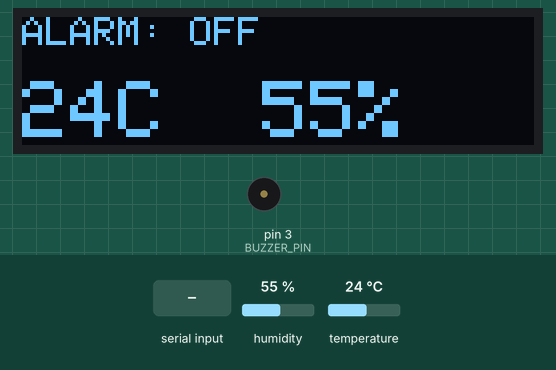
Simulated run of this sketch. Board: Arduino Uno, built with avr-gcc and run on an emulated ATmega328P. Shown: 128×32 one-colour display, buzzer (waves = sounding, pin HIGH). Inputs (shaded band) come from the test bench; at power-on: humidity 55 %, temperature 24 °C. What the sketch prints to the serial monitor is not drawn.

Above: at 2.6 s.
2.7 s: "1" received over the second serial link
At 4.1 s:
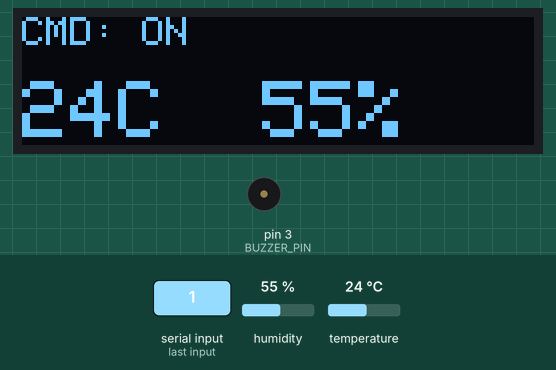
7.5 s: humidity set to 74 %
At 11.2 s:
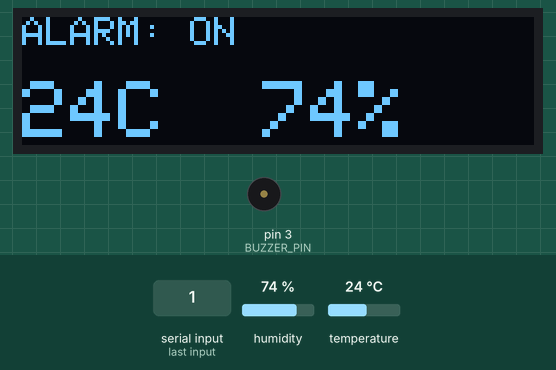
11.5 s: humidity set to 77 %
At 14.25 s:
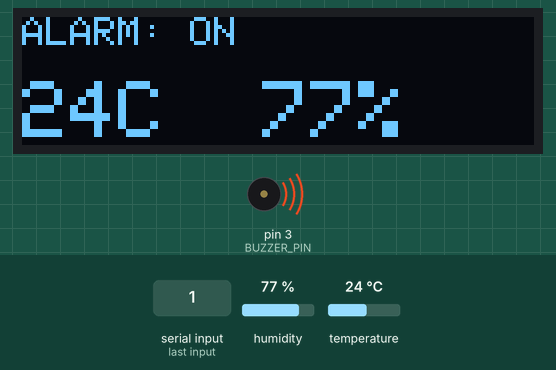
16.1 s: "0" received over the second serial link
At 16.7 s:
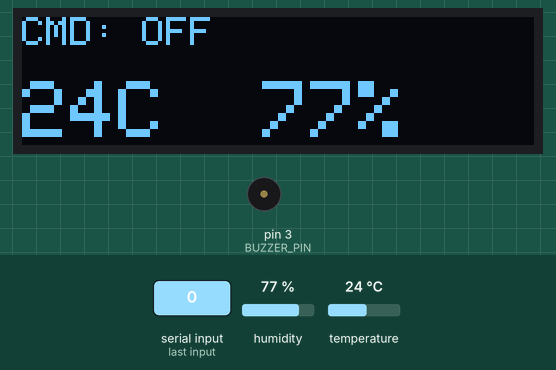
21.5 s: "2" received over the second serial link
At 22.0 s:
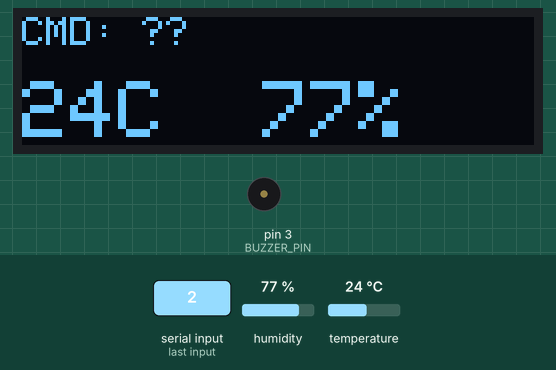
25.5 s: "1" received over the second serial link
At 25.76 s:
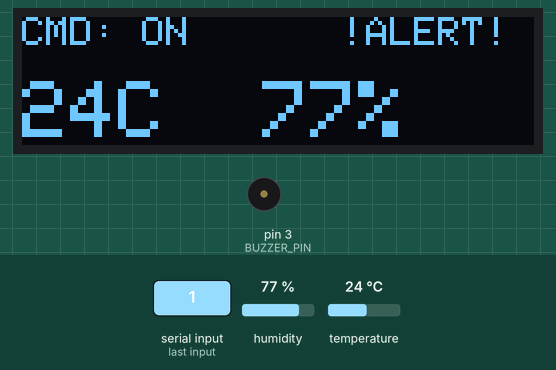
Timing chart, 0 to 28.2 s (numbered marks = the images above; inputs shaded):
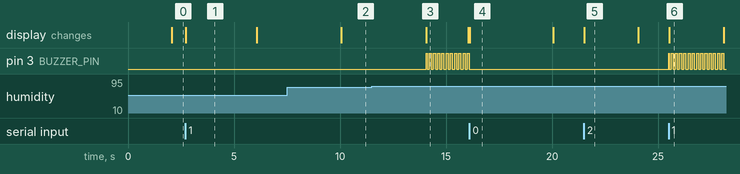

Measured:
- the behaviour switches between 75 and 76 % on humidity (found by bisection; images 2 and 3)
- after the input at 2.7 s, the display: changes at once (image 1)
- after the input at 7.5 s, the display: changes after 2.6 s (image 2)
- after the input at 11.5 s, pin 3 (BUZZER_PIN): LOW → HIGH after 2.6 s, then repeats every 0.20 s: LOW 0.10 s, HIGH 0.10 s; the display: changes after 2.6 s (image 3)
- after the input at 16.1 s, pin 3 (BUZZER_PIN): goes on until 16.1 s, then stays LOW; the display: changes at once (image 4)
- after the input at 21.5 s, the display: changes at once (image 5)
- after the input at 25.5 s, pin 3 (BUZZER_PIN): LOW → HIGH at once, then repeats every 0.19 s: LOW 0.09 s, HIGH 0.09 s; the display: changes at once (image 6)

The sketch:

Vkr.ino
```cpp
/*
 * Arduino Climate Control & Security (Final Version with DEBUG)
 * DHT11 + OLED 128x32 + Active Buzzer + HC-06
 * Добавлена диагностика команд на экран
 */

#include <SPI.h>
#include <Wire.h>
#include <Adafruit_GFX.h>
#include <Adafruit_SSD1306.h>
#include <DHT.h>
#include <SoftwareSerial.h>

// --- Настройки дисплея ---
#define SCREEN_WIDTH 128
#define SCREEN_HEIGHT 32
#define OLED_RESET    -1
Adafruit_SSD1306 display(SCREEN_WIDTH, SCREEN_HEIGHT, &Wire, OLED_RESET);

// --- Настройки Пинов ---
#define DHTPIN 2
#define DHTTYPE DHT11
#define BUZZER_PIN 3

// --- Bluetooth ---
// ВАЖНО: HC-06 TX подключаем к Arduino Pin 10 (Прием команд)
// ВАЖНО: HC-06 RX подключаем к Arduino Pin 11 (Отправка данных)
SoftwareSerial BTSerial(10, 11); // RX, TX

DHT dht(DHTPIN, DHTTYPE);

// --- Логика ---
bool isAlarmSystemOn = false; // По умолчанию выключено
float tempThreshold = 24.0;
float humThreshold = 75.0;

// Переменные для таймера
unsigned long previousMillis = 0;
const long interval = 2000;

// Для отображения отладки на экране
String lastCommandStatus = "";
unsigned long commandTimer = 0;

float h = 0;
float t = 0;

void setup() {
  Serial.begin(9600);
  BTSerial.begin(9600);

  pinMode(BUZZER_PIN, OUTPUT);
  digitalWrite(BUZZER_PIN, LOW);

  dht.begin();

  if(!display.begin(SSD1306_SWITCHCAPVCC, 0x3C)) {
    Serial.println(F("SSD1306 allocation failed"));
    for(;;);
  }

  display.clearDisplay();
  display.setTextSize(1);
  display.setTextColor(SSD1306_WHITE);
  display.setCursor(0,0);
  display.println(F("System Loading..."));
  display.display();
  delay(1000);
}

void loop() {
  unsigned long currentMillis = millis();

  // --- 1. Читаем Bluetooth (ВСЕГДА) ---
  if (BTSerial.available()) {
    char cmd = BTSerial.read();
    Serial.print("Cmd: ");
    Serial.println(cmd);

    // Запускаем таймер показа команды на экране
    commandTimer = millis();

    if (cmd == '1') {
      isAlarmSystemOn = true;
      lastCommandStatus = "CMD: ON"; // Покажем это на экране
    } else if (cmd == '0') {
      isAlarmSystemOn = false;
      digitalWrite(BUZZER_PIN, LOW);
      lastCommandStatus = "CMD: OFF"; // Покажем это на экране
    } else {
      lastCommandStatus = "CMD: ??";
    }
  }

  // --- 2. Логика сигнализации ---
  bool alarmTriggered = false;
  if (isAlarmSystemOn) {
    if (t > tempThreshold || h > humThreshold) {
      alarmTriggered = true;
      if (currentMillis % 200 < 100) {
        digitalWrite(BUZZER_PIN, HIGH);
      } else {
        digitalWrite(BUZZER_PIN, LOW);
      }
    } else {
      digitalWrite(BUZZER_PIN, LOW);
    }
  } else {
    digitalWrite(BUZZER_PIN, LOW);
  }

  // --- 3. Чтение датчика и Экран (Раз в 2 секунды или если пришла команда) ---
  // Мы обновляем экран чаще, если пришла команда, чтобы ты сразу увидел реакцию
  bool showCommandNow = (millis() - commandTimer < 2000 && lastCommandStatus != "");

  if (currentMillis - previousMillis >= interval || showCommandNow) {
    if (currentMillis - previousMillis >= interval) {
        previousMillis = currentMillis;
        float newH = dht.readHumidity();
        float newT = dht.readTemperature();
        if (!isnan(newH) && !isnan(newT)) {
          h = newH;
          t = newT;
          // Отправка на телефон только по таймеру
          String data = "T:" + String(t) + ";H:" + String(h) + ";";
          BTSerial.println(data);
        }
    }

    // --- Рисуем Экран ---
    display.clearDisplay();

    display.setTextSize(1);
    display.setCursor(0,0);

    // Если только что нажали кнопку - показываем команду
    if (showCommandNow) {
        display.print(lastCommandStatus);
    } else {
        // Иначе показываем статус охраны
        if (isAlarmSystemOn) display.print("ALARM: ON");
        else display.print("ALARM: OFF");
    }

    if (alarmTriggered) {
      display.setCursor(80, 0);
      display.print("!ALERT!");
    }

    display.setTextSize(2);
    display.setCursor(0, 16);
    display.print((int)t);
    display.print("C  ");
    display.print((int)h);
    display.print("%");

    display.display();
  }
}
```
